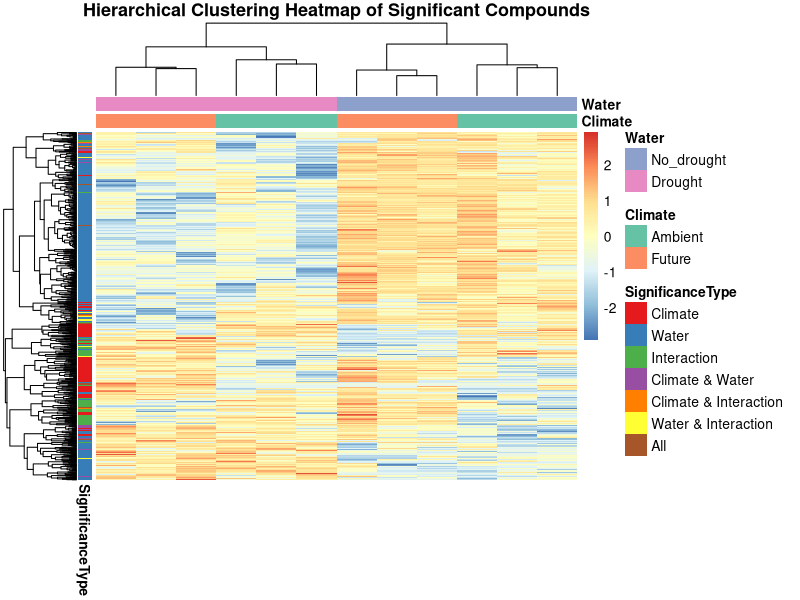
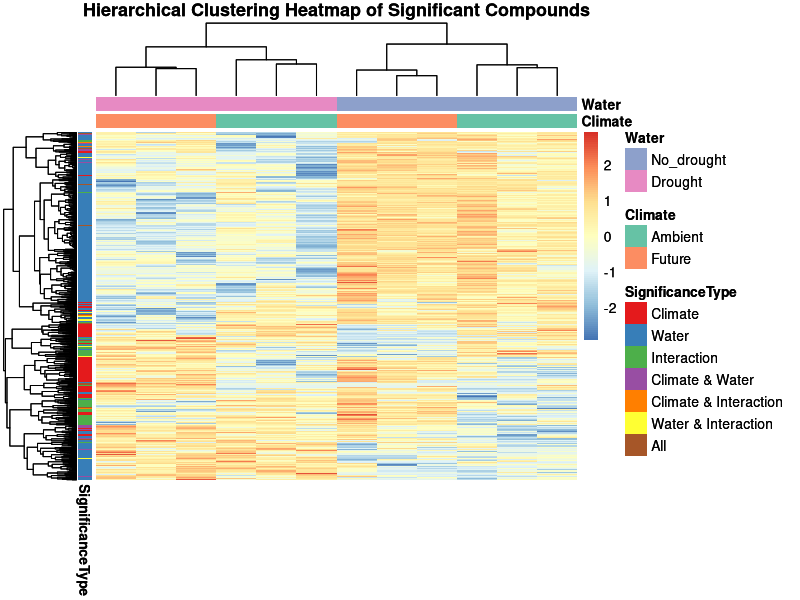

These figures' R source, in order:
## ---- chunk 1
# Load necessary libraries
library(tidyverse)
library(car)
library(tidyverse)
library(pheatmap)
library(RColorBrewer)

# Read in the metadata and normalized data
metadata <- read.csv("Metadata.csv")
normalized_data <- read.csv("normalized_data.csv")

# Convert Sample to character in metadata
metadata$Sample <- as.character(metadata$Sample)

# Create Treatment column in metadata
metadata <- metadata %>%
  mutate(Treatment = paste(Type1, Type2, sep = "_"))

# Reshape normalized_data from wide to long format
melted_normalized_data <- normalized_data %>%
  pivot_longer(cols = -GlobalID, names_to = "Sample", values_to = "Value")

# Remove the "X" prefix from the Sample column in melted_normalized_data
melted_normalized_data$Sample <- str_replace(melted_normalized_data$Sample, "^X", "")

# Ensure Sample column in metadata is character
metadata$Sample <- as.character(metadata$Sample)

# Check if there are any mismatches in sample identifiers
cat("Mismatches in metadata not in melted_normalized_data:", setdiff(metadata$Sample, melted_normalized_data$Sample), "\n")
cat("Mismatches in melted_normalized_data not in metadata:", setdiff(melted_normalized_data$Sample, metadata$Sample), "\n")

# Merge melted data with metadata to get Treatment information
merged_data <- merge(melted_normalized_data, metadata[, c("Sample", "Treatment")], by = "Sample")

# If merged_data is empty, print a message and stop execution
if (nrow(merged_data) == 0) {
  stop("Merged data is empty. Check for mismatches in sample identifiers between metadata and normalized data.")
}

# Split Treatment into two factors: Climate and Water
merged_data <- merged_data %>%
  separate(Treatment, into = c("Climate", "Water"), sep = "_")

# Initialize an empty list to store ANOVA results
anova_results <- list()

# Perform two-way ANOVA for each compound (GlobalID)
for (global_id in unique(merged_data$GlobalID)) {
  subset <- merged_data %>% filter(GlobalID == global_id)
  
  # Check if there are at least two levels for each factor
  if (length(unique(subset$Climate)) > 1 & length(unique(subset$Water)) > 1) {
    model <- aov(Value ~ Climate * Water, data = subset)
    anova_table <- Anova(model, type = 2)
    anova_table_df <- as.data.frame(anova_table)
    anova_table_df$GlobalID <- global_id
    anova_table_df$Term <- rownames(anova_table_df)
    anova_results[[length(anova_results) + 1]] <- anova_table_df
  }
}

# Combine results into a single data frame
anova_results_df <- bind_rows(anova_results)


## ---- chunk 2

significance_level <- 0.05
significant_climate <- anova_results_df %>%
  filter(Term == "Climate" & `Pr(>F)` < significance_level) %>%
  pull(GlobalID) %>%
  unique() %>%
  length()

significant_water <- anova_results_df %>%
  filter(Term == "Water" & `Pr(>F)` < significance_level) %>%
  pull(GlobalID) %>%
  unique() %>%
  length()

significant_interaction <- anova_results_df %>%
  filter(Term == "Climate:Water" & `Pr(>F)` < significance_level) %>%
  pull(GlobalID) %>%
  unique() %>%
  length()

# Print the results
cat("Number of significant compounds for Climate:", significant_climate, "\n")
cat("Number of significant compounds for Water:", significant_water, "\n")
cat("Number of significant compounds for Interaction:", significant_interaction, "\n")

## ---- chunk 3

significant_compounds <- anova_results_df %>%
  filter(`Pr(>F)` < significance_level) %>%
  pull(GlobalID) %>%
  unique()

# Create a data frame to store significance types for each compound
significance_types <- anova_results_df %>%
  filter(GlobalID %in% significant_compounds, `Pr(>F)` < significance_level) %>%
  group_by(GlobalID) %>%
  summarize(
    Climate = any(Term == "Climate" & `Pr(>F)` < significance_level),
    Water = any(Term == "Water" & `Pr(>F)` < significance_level),
    Interaction = any(Term == "Climate:Water" & `Pr(>F)` < significance_level)
  ) %>%
  mutate(
    SignificanceType = case_when(
      Climate & Water & Interaction ~ "All",
      Climate & Water ~ "Climate & Water",
      Climate & Interaction ~ "Climate & Interaction",
      Water & Interaction ~ "Water & Interaction",
      Climate ~ "Climate",
      Water ~ "Water",
      Interaction ~ "Interaction"
    )
  )

## ---- chunk 4
library(dplyr)
library(tidyr)
library(tibble)
library(pheatmap)

# Assuming `merged_data`, `significant_compounds`, `metadata`, and `significance_types` are already loaded

# Prepare the heatmap data
heatmap_data <- merged_data %>%
  filter(GlobalID %in% significant_compounds) %>%
  group_by(GlobalID, Sample) %>%
  summarize(Value = mean(Value, na.rm = TRUE), .groups = 'drop') %>%
  pivot_wider(names_from = Sample, values_from = Value) %>%
  column_to_rownames("GlobalID")

# Check if there are still duplicate row names
if (any(duplicated(rownames(heatmap_data)))) {
  cat("Warning: There are still duplicate GlobalIDs. Adding a suffix to make them unique.\n")
  rownames(heatmap_data) <- make.unique(rownames(heatmap_data))
}

# Remove non-numeric columns
heatmap_data <- heatmap_data %>% select_if(is.numeric)

# Create annotation data frame
annotation_df <- metadata %>%
  dplyr::select(Sample, Climate = Type1, Water = Type2) %>%
  tibble::column_to_rownames("Sample")

# Ensure all samples in heatmap_data are present in annotation_df
common_samples <- intersect(colnames(heatmap_data), rownames(annotation_df))
heatmap_data <- heatmap_data[, common_samples]
annotation_df <- annotation_df[common_samples, ]

# Create annotation colors
ann_colors <- list(
  Climate = c("Ambient" = "#66c2a5", "Warmed" = "#fc8d62"),
  Water = c("Dry" = "#8da0cb", "Wet" = "#e78ac3")
)

# Assuming the first column in significance_types is the identifier for compounds
row_annotation <- significance_types %>%
  dplyr::select(1, SignificanceType) %>%
  tibble::column_to_rownames(var = names(.)[1])

# Ensure row_annotation matches heatmap_data
row_annotation <- row_annotation[rownames(heatmap_data), , drop = FALSE]

# Check if any NAs were introduced
if (any(is.na(row_annotation))) {
  cat("Warning: Some compounds in heatmap_data are missing from significance_types.\n")
  # Remove rows with NA if necessary
  row_annotation <- row_annotation[complete.cases(row_annotation), , drop = FALSE]
}

# Create annotation colors based on actual levels
ann_colors <- list(
  Climate = c("Ambient" = "#66c2a5", "Future" = "#fc8d62"),
  Water = c("No_drought" = "#8da0cb", "Drought" = "#e78ac3")
)

# Create significance type colors
sig_colors <- c(
  "Climate" = "#e41a1c",
  "Water" = "#377eb8",
  "Interaction" = "#4daf4a",
  "Climate & Water" = "#984ea3",
  "Climate & Interaction" = "#ff7f00",
  "Water & Interaction" = "#ffff33",
  "All" = "#a65628"
)

# Combine annotation colors
combined_ann_colors <- c(ann_colors, list(SignificanceType = sig_colors))

# Save the heatmap to a PDF file
pdf("significant_compounds_heatmap.pdf", width = 12, height = 8)
p <- pheatmap(
  heatmap_data,
  scale = "row",
  clustering_distance_rows = "correlation",
  clustering_distance_cols = "correlation",
  annotation_col = annotation_df,
  annotation_row = row_annotation,
  annotation_colors = combined_ann_colors,
  show_rownames = FALSE,
  show_colnames = FALSE,
  main = "Hierarchical Clustering Heatmap of Significant Compounds"
)
dev.off()

# Display the heatmap
p <- pheatmap(
  heatmap_data,
  scale = "row",
  clustering_distance_rows = "correlation",
  clustering_distance_cols = "correlation",
  annotation_col = annotation_df,
  annotation_row = row_annotation,
  annotation_colors = combined_ann_colors,
  show_rownames = FALSE,
  show_colnames = FALSE,
  main = "Hierarchical Clustering Heatmap of Significant Compounds"
)
print(p)
